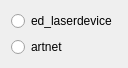
<?xml version="1.0" encoding="UTF-8"?>
<ui version="4.0">
 <class>output_Dialog</class>
 <widget class="QDialog" name="output_Dialog">
  <property name="geometry">
   <rect>
    <x>0</x>
    <y>0</y>
    <width>127</width>
    <height>60</height>
   </rect>
  </property>
  <property name="windowTitle">
   <string>output_dialog</string>
  </property>
  <layout class="QVBoxLayout" name="verticalLayout">
   <item>
    <widget class="QRadioButton" name="ed_radioButton">
     <property name="text">
      <string>ed_laserdevice</string>
     </property>
     <attribute name="buttonGroup">
      <string notr="true">buttonGroup</string>
     </attribute>
    </widget>
   </item>
   <item>
    <widget class="QRadioButton" name="artnet_radioButton">
     <property name="text">
      <string>artnet</string>
     </property>
     <attribute name="buttonGroup">
      <string notr="true">buttonGroup</string>
     </attribute>
    </widget>
   </item>
  </layout>
 </widget>
 <resources/>
 <connections/>
 <buttongroups>
  <buttongroup name="buttonGroup"/>
 </buttongroups>
</ui>
